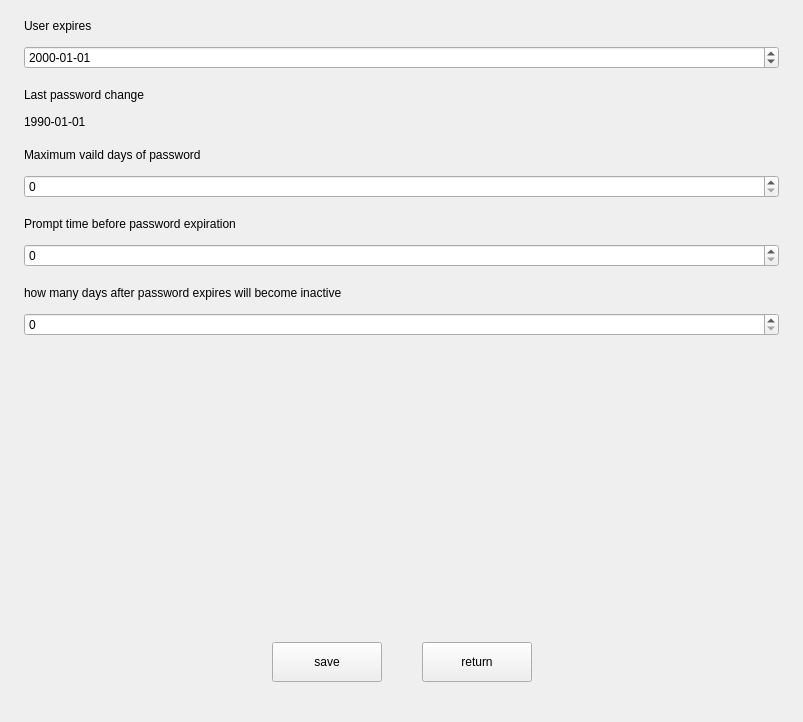
<?xml version="1.0" encoding="UTF-8"?>
<ui version="4.0">
 <class>PasswordExpirationPolicyPage</class>
 <widget class="QWidget" name="PasswordExpirationPolicyPage">
  <property name="geometry">
   <rect>
    <x>0</x>
    <y>0</y>
    <width>803</width>
    <height>722</height>
   </rect>
  </property>
  <property name="windowTitle">
   <string>PasswordExpirationPolicyPage</string>
  </property>
  <layout class="QVBoxLayout" name="verticalLayout">
   <property name="spacing">
    <number>0</number>
   </property>
   <property name="leftMargin">
    <number>24</number>
   </property>
   <property name="topMargin">
    <number>0</number>
   </property>
   <property name="rightMargin">
    <number>24</number>
   </property>
   <property name="bottomMargin">
    <number>0</number>
   </property>
   <item>
    <layout class="QHBoxLayout" name="layout_labelUserExpires">
     <property name="topMargin">
      <number>16</number>
     </property>
     <property name="bottomMargin">
      <number>10</number>
     </property>
     <item>
      <widget class="QLabel" name="label">
       <property name="text">
        <string>User expires</string>
       </property>
      </widget>
     </item>
     <item>
      <spacer name="horizontalSpacer_4">
       <property name="orientation">
        <enum>Qt::Horizontal</enum>
       </property>
       <property name="sizeHint" stdset="0">
        <size>
         <width>40</width>
         <height>20</height>
        </size>
       </property>
      </spacer>
     </item>
    </layout>
   </item>
   <item>
    <layout class="QHBoxLayout" name="horizontalLayout_2">
     <item>
      <widget class="QDateEdit" name="dateEdit_userExpires">
       <property name="displayFormat">
        <string>yyyy-MM-dd</string>
       </property>
      </widget>
     </item>
    </layout>
   </item>
   <item>
    <layout class="QHBoxLayout" name="horizontalLayout_3">
     <property name="topMargin">
      <number>16</number>
     </property>
     <property name="bottomMargin">
      <number>10</number>
     </property>
     <item>
      <widget class="QLabel" name="label_2">
       <property name="text">
        <string>Last password change</string>
       </property>
      </widget>
     </item>
     <item>
      <spacer name="horizontalSpacer_5">
       <property name="orientation">
        <enum>Qt::Horizontal</enum>
       </property>
       <property name="sizeHint" stdset="0">
        <size>
         <width>40</width>
         <height>20</height>
        </size>
       </property>
      </spacer>
     </item>
    </layout>
   </item>
   <item>
    <layout class="QHBoxLayout" name="horizontalLayout_4">
     <item>
      <widget class="QLabel" name="label_lastPasswdChange">
       <property name="text">
        <string>1990-01-01</string>
       </property>
      </widget>
     </item>
    </layout>
   </item>
   <item>
    <layout class="QHBoxLayout" name="layout_PwdMaximumVaildDays">
     <property name="topMargin">
      <number>16</number>
     </property>
     <property name="bottomMargin">
      <number>10</number>
     </property>
     <item>
      <widget class="QLabel" name="label_3">
       <property name="text">
        <string>Maximum vaild days of password</string>
       </property>
      </widget>
     </item>
     <item>
      <spacer name="horizontalSpacer_6">
       <property name="orientation">
        <enum>Qt::Horizontal</enum>
       </property>
       <property name="sizeHint" stdset="0">
        <size>
         <width>40</width>
         <height>20</height>
        </size>
       </property>
      </spacer>
     </item>
    </layout>
   </item>
   <item>
    <layout class="QHBoxLayout" name="horizontalLayout_7">
     <item>
      <widget class="QSpinBox" name="spinBox_passwdMaxVaildDays"/>
     </item>
    </layout>
   </item>
   <item>
    <layout class="QHBoxLayout" name="layout_passwdExpirationPromptTime">
     <property name="topMargin">
      <number>16</number>
     </property>
     <property name="bottomMargin">
      <number>10</number>
     </property>
     <item>
      <widget class="QLabel" name="label_4">
       <property name="text">
        <string>Prompt time before password expiration</string>
       </property>
      </widget>
     </item>
     <item>
      <spacer name="horizontalSpacer_7">
       <property name="orientation">
        <enum>Qt::Horizontal</enum>
       </property>
       <property name="sizeHint" stdset="0">
        <size>
         <width>40</width>
         <height>20</height>
        </size>
       </property>
      </spacer>
     </item>
    </layout>
   </item>
   <item>
    <layout class="QHBoxLayout" name="horizontalLayout_8">
     <item>
      <widget class="QSpinBox" name="spinBox_promptTime"/>
     </item>
    </layout>
   </item>
   <item>
    <layout class="QHBoxLayout" name="layout_passwdInactive">
     <property name="topMargin">
      <number>16</number>
     </property>
     <property name="bottomMargin">
      <number>10</number>
     </property>
     <item>
      <widget class="QLabel" name="label_5">
       <property name="text">
        <string>how many days after password expires will become inactive</string>
       </property>
      </widget>
     </item>
     <item>
      <spacer name="horizontalSpacer_8">
       <property name="orientation">
        <enum>Qt::Horizontal</enum>
       </property>
       <property name="sizeHint" stdset="0">
        <size>
         <width>40</width>
         <height>20</height>
        </size>
       </property>
      </spacer>
     </item>
    </layout>
   </item>
   <item>
    <layout class="QHBoxLayout" name="horizontalLayout_9">
     <item>
      <widget class="QSpinBox" name="spinBox_inactiveDays"/>
     </item>
    </layout>
   </item>
   <item>
    <spacer name="verticalSpacer">
     <property name="orientation">
      <enum>Qt::Vertical</enum>
     </property>
     <property name="sizeHint" stdset="0">
      <size>
       <width>20</width>
       <height>40</height>
      </size>
     </property>
    </spacer>
   </item>
   <item>
    <layout class="QHBoxLayout" name="horizontalLayout_11">
     <property name="spacing">
      <number>0</number>
     </property>
     <property name="bottomMargin">
      <number>40</number>
     </property>
     <item>
      <spacer name="horizontalSpacer_2">
       <property name="orientation">
        <enum>Qt::Horizontal</enum>
       </property>
       <property name="sizeHint" stdset="0">
        <size>
         <width>40</width>
         <height>20</height>
        </size>
       </property>
      </spacer>
     </item>
     <item>
      <widget class="QPushButton" name="btn_save">
       <property name="sizePolicy">
        <sizepolicy hsizetype="Fixed" vsizetype="Fixed">
         <horstretch>0</horstretch>
         <verstretch>0</verstretch>
        </sizepolicy>
       </property>
       <property name="minimumSize">
        <size>
         <width>110</width>
         <height>40</height>
        </size>
       </property>
       <property name="maximumSize">
        <size>
         <width>110</width>
         <height>40</height>
        </size>
       </property>
       <property name="text">
        <string>save</string>
       </property>
      </widget>
     </item>
     <item>
      <spacer name="horizontalSpacer">
       <property name="orientation">
        <enum>Qt::Horizontal</enum>
       </property>
       <property name="sizeType">
        <enum>QSizePolicy::Fixed</enum>
       </property>
       <property name="sizeHint" stdset="0">
        <size>
         <width>40</width>
         <height>20</height>
        </size>
       </property>
      </spacer>
     </item>
     <item>
      <widget class="QPushButton" name="btn_return">
       <property name="sizePolicy">
        <sizepolicy hsizetype="Fixed" vsizetype="Fixed">
         <horstretch>0</horstretch>
         <verstretch>0</verstretch>
        </sizepolicy>
       </property>
       <property name="minimumSize">
        <size>
         <width>110</width>
         <height>40</height>
        </size>
       </property>
       <property name="maximumSize">
        <size>
         <width>110</width>
         <height>40</height>
        </size>
       </property>
       <property name="text">
        <string>return</string>
       </property>
      </widget>
     </item>
     <item>
      <spacer name="horizontalSpacer_3">
       <property name="orientation">
        <enum>Qt::Horizontal</enum>
       </property>
       <property name="sizeHint" stdset="0">
        <size>
         <width>40</width>
         <height>20</height>
        </size>
       </property>
      </spacer>
     </item>
    </layout>
   </item>
  </layout>
 </widget>
 <resources/>
 <connections/>
</ui>
